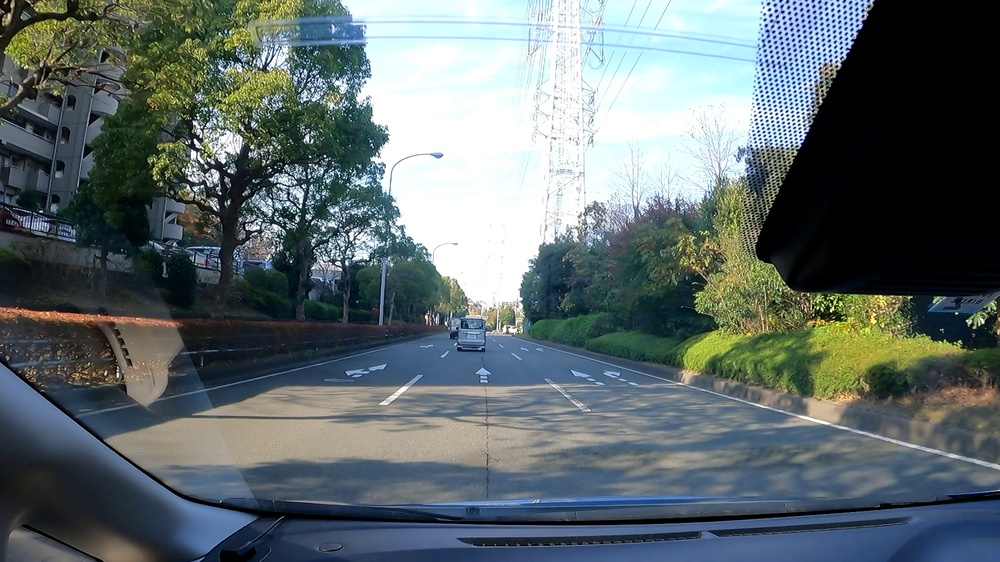
#> input picture ch4/4.3/drivecam.jpg, 1000 x 562 px, shrunk from 1920 x 1080 before the run
$ python adaptive_thresh.py
#> lines starting #> are read from the running program, lines starting #| are printed output that depends on the picture; after the words box and inside, x2 and y2 are one past the last pixel; in counts of white or black regions, pixels touching at a corner belong together
import cv2
import numpy as np
from matplotlib import pyplot as plt

img_bgr = cv2.imread('drivecam.jpg')
#> img_bgr is the input picture: shape (562, 1000, 3); mean B, G, R 109.2, 107.4, 95.8
img_gray = cv2.cvtColor(img_bgr, cv2.COLOR_BGR2GRAY)
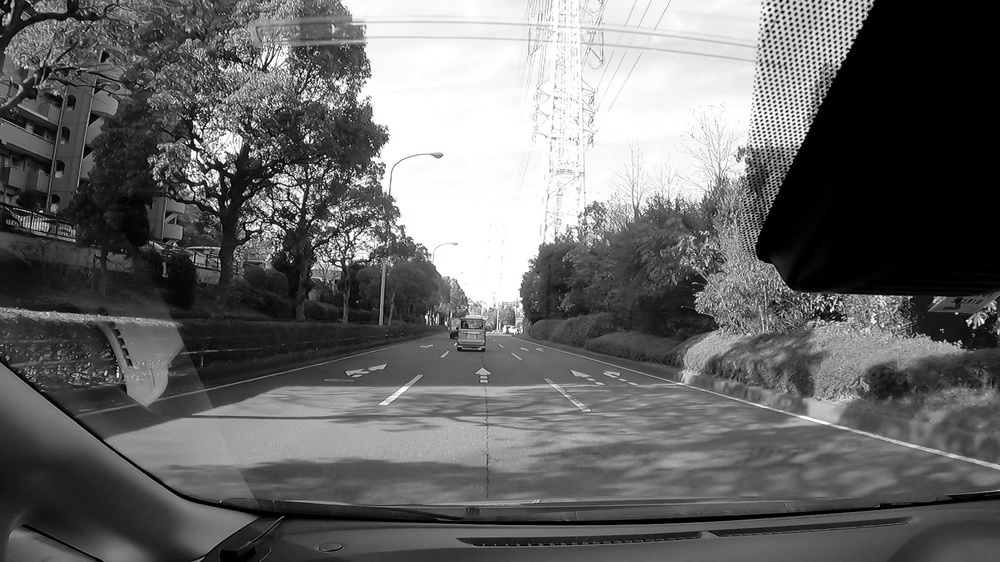
#> img_gray: shape (562, 1000); min 0, max 255, mean 104.1

for thresh in range(30, 150, 30):
    ret, th = cv2.threshold(img_gray, thresh, 255, cv2.THRESH_BINARY)
    print(f'threshold={thresh}')
    cv2.imshow(f'thresh={thresh}', th)
#> this loop made 4 passes
#> ret on passes 1 to 4: 30, 60, 90, 120
#> pass 1, `ret, th = cv2.threshold(img_gray, thresh, 255, cv2.THRESH_BINARY)`:
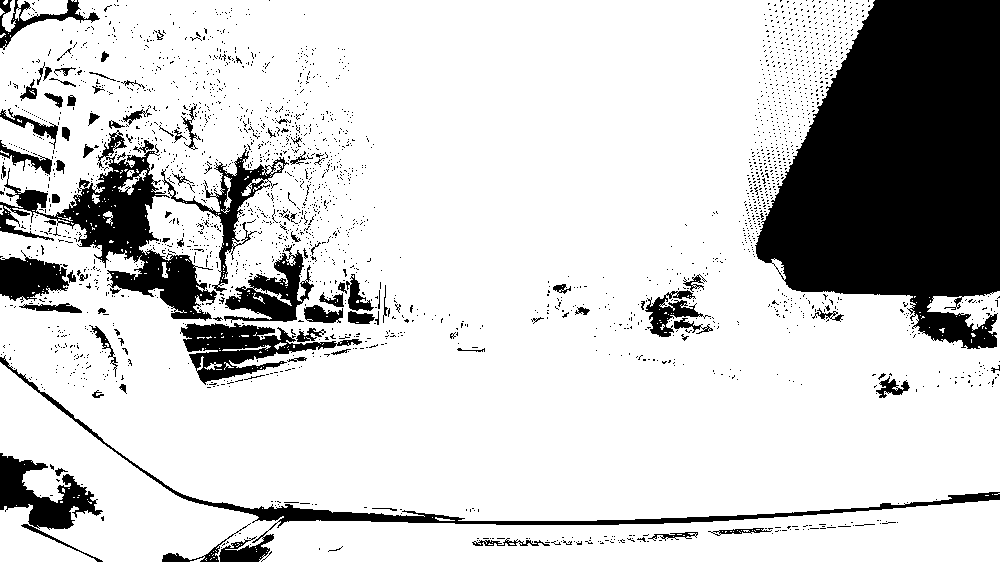
#> th: shape (562, 1000); 80.8% white; 2459 black regions (2366 under 20 px), largest, box (x1, y1, x2, y2) and area: (755, 0, 1000, 349) 59163, (0, 130, 217, 321) 10779, (0, 355, 1000, 562) 6313
#> pass 2, `ret, th = cv2.threshold(img_gray, thresh, 255, cv2.THRESH_BINARY)`:
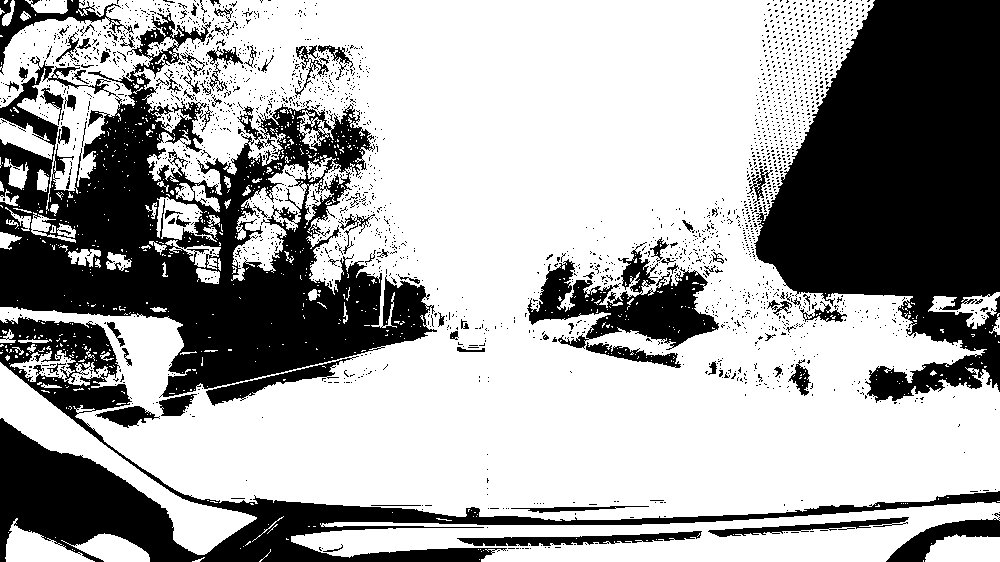
#> th: shape (562, 1000); 65.4% white; 2366 black regions (2271 under 20 px), largest, box (x1, y1, x2, y2) and area: (0, 13, 437, 398) 65473, (754, 0, 1000, 403) 63683, (0, 317, 1000, 562) 34108
#> pass 3, `ret, th = cv2.threshold(img_gray, thresh, 255, cv2.THRESH_BINARY)`:
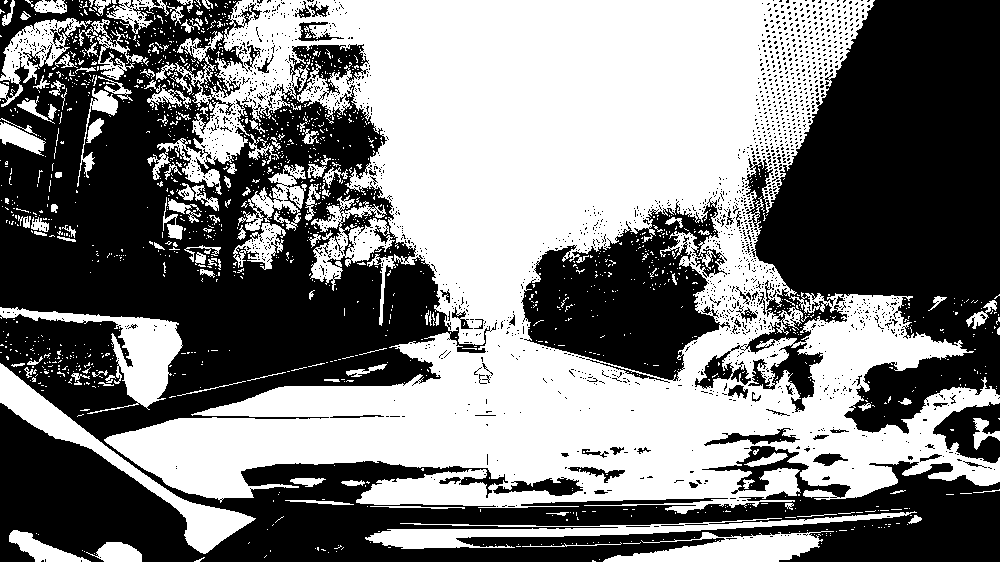
#> th: shape (562, 1000); 49% white; 1537 white regions (1406 under 20 px), largest, box (x1, y1, x2, y2) and area: (104, 0, 1000, 514) 227604, (0, 363, 256, 554) 6248, (0, 307, 183, 414) 5208

ret, th = cv2.threshold(img_gray, 0, 255, cv2.THRESH_BINARY + cv2.THRESH_OTSU)
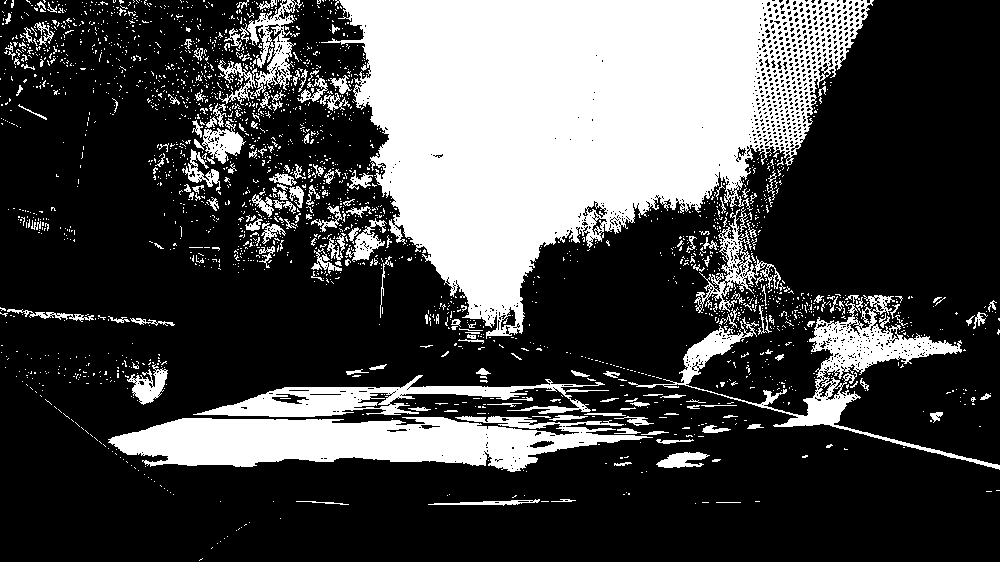
#> th: shape (562, 1000); 28.5% white; 2339 white regions (2149 under 20 px), largest, box (x1, y1, x2, y2) and area: (321, 0, 874, 339) 101628, (108, 416, 653, 472) 18801, (628, 295, 1000, 470) 8648
#> ret = 136
cv2.imshow(f'Otsu (threshold={ret})', th)

th = cv2.adaptiveThreshold(img_gray, 255, \
        cv2.ADAPTIVE_THRESH_GAUSSIAN_C, cv2.THRESH_BINARY, 21, 4)
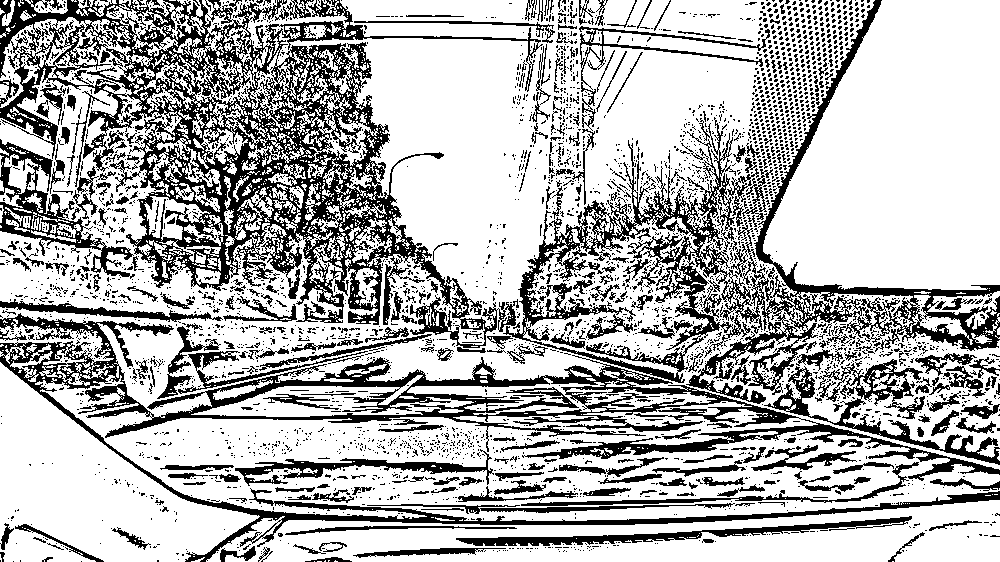
#> th: shape (562, 1000); 70.4% white; 3660 black regions (3304 under 20 px), largest, box (x1, y1, x2, y2) and area: (0, 0, 543, 348) 48550, (0, 313, 1000, 562) 28983, (503, 0, 1000, 404) 24981
cv2.imshow(f'adaptiveThreshold', th)

cv2.waitKey(0)

$ run again, with ch4/4.3/bolts.jpg copied over ch4/4.3/drivecam.jpg
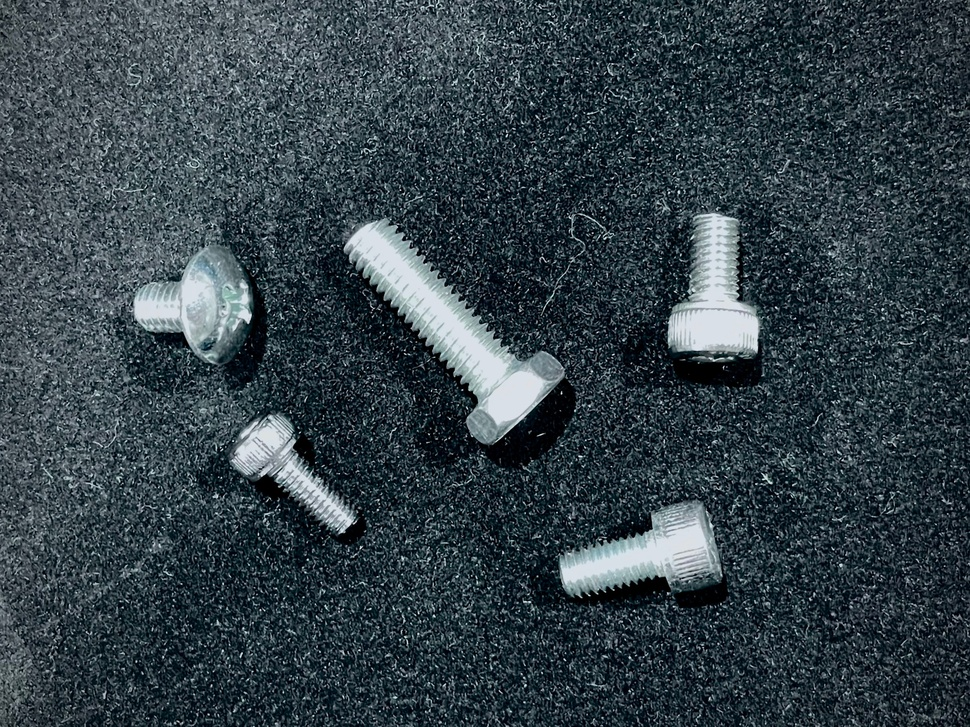
#> input picture ch4/4.3/bolts.jpg, 970 x 727 px, shrunk from 4000 x 3000 before the run
#> img_bgr is the input picture: shape (727, 970, 3); mean B, G, R 73, 65.7, 52.5
#> the loop `for thresh in range(30, 150, 30):` made 4 passes
#> ret on passes 1 to 4: 30, 60, 90, 120
#> pass 1, `ret, th = cv2.threshold(img_gray, thresh, 255, cv2.THRESH_BINARY)`:
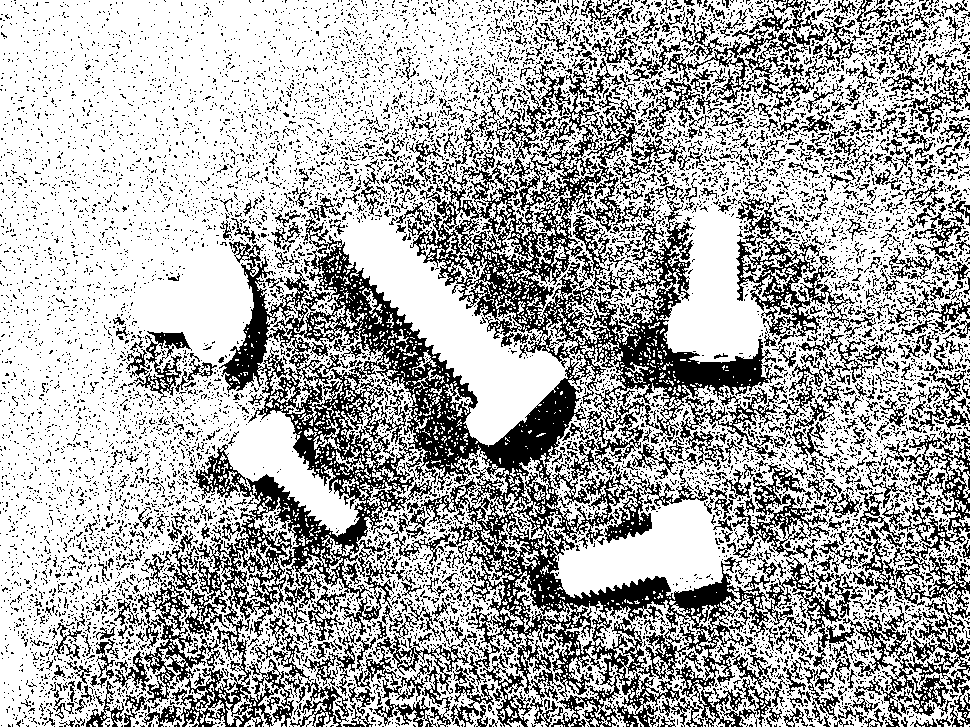
#> th: shape (727, 970); 68% white; black in thin lines or dots
#> `ret, th = cv2.threshold(img_gray, 0, 255, cv2.THRESH_BINARY + cv2.THRE..`: ret = 83
#> `th = cv2.adaptiveThreshold(img_gray, 255, \ cv2.ADAPTIVE_THRESH_GAUSSI..`:
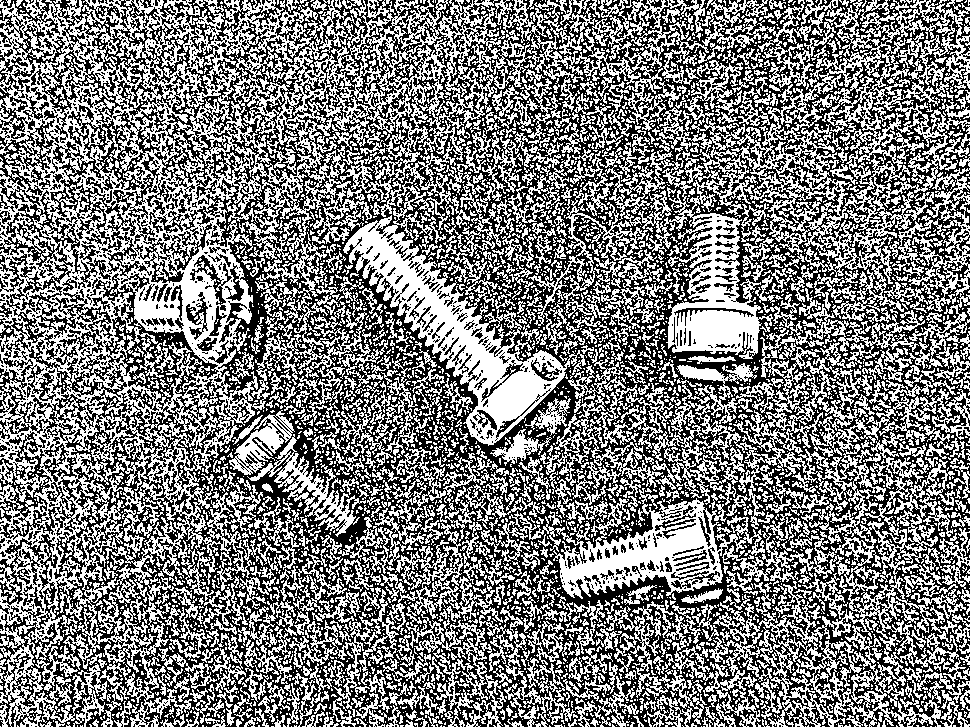
#> th: shape (727, 970); 48.7% white in thin lines or dots
